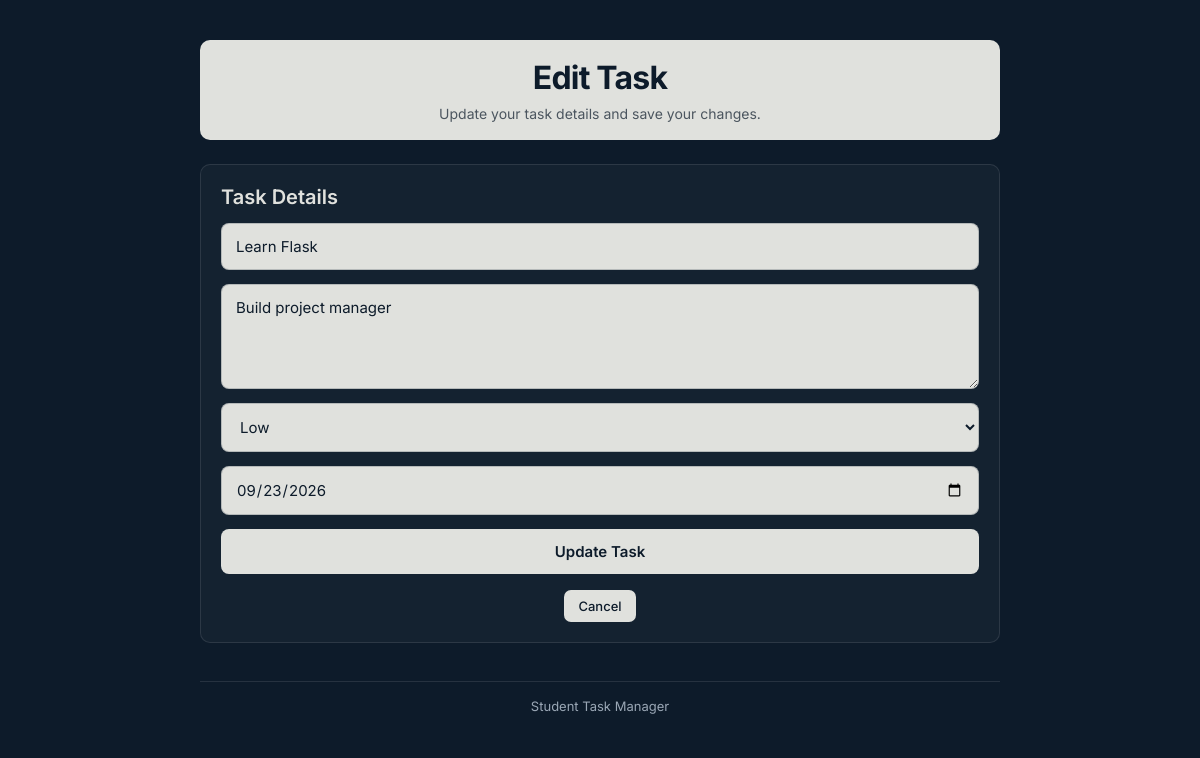
Page /edit/2 on the committed database.
### tables this page shows
CREATE TABLE tasks (
            id INTEGER PRIMARY KEY AUTOINCREMENT,
            title TEXT NOT NULL,
            description TEXT,
            priority TEXT NOT NULL DEFAULT 'Medium',
            due_date TEXT,
            completed INTEGER NOT NULL DEFAULT 0
        );

### app.py (the view)
@app.route("/edit/<int:task_id>")
def edit_task(task_id):
    connection = get_db_connection()
    task = connection.execute(
        "SELECT * FROM tasks WHERE id = ?",
        (task_id,)
    ).fetchone()
    connection.close()
    return render_template("edit.html", task=task)

### app.py (called while the page is built)
def get_db_connection():
    connection = sqlite3.connect(DATABASE)
    connection.row_factory = sqlite3.Row
    return connection

### templates/edit.html (shortened to what this page needs)
<!DOCTYPE html>
<html lang="en">
<head>
    <link rel="stylesheet" href="{{ url_for('static', filename='css/style.css') }}">
</head>
<body>
    <main class="container">
        <header class="app-header">
            <h1>Edit Task</h1>
            <p>Update your task details and save your changes.</p>
        </header>
        <section class="add-task-section">
            <h2>Task Details</h2>
            <form action="/edit/{{ task['id'] }}" method="POST" class="task-form">
                <input
                    type="text"
                    name="title"
                    value="{{ task['title'] }}"
                    placeholder="Task title"
                    required
                >
                <textarea
                    name="description"
                    placeholder="Task description"
                >{{ task['description'] }}</textarea>
                <select name="priority">
                    <option value="Low" {% if task['priority'] == 'Low' %}selected{% endif %}>
                        Low
                    </option>
                </select>
                <input
                    type="date"
                    name="due_date"
                    value="{{ task['due_date'] }}"
                >
                <button type="submit">Update Task</button>
            </form>
            <div class="edit-back">
                <a href="/" class="task-action">Cancel</a>
            </div>
        </section>
    </main>
    <footer class="app-footer">
        <p>Student Task Manager</p>
    </footer>
</body>
</html>

### static/css/style.css (style rules this page uses)
* { box-sizing: border-box; }
body { margin: 0; padding: 40px 20px; background: #0d1b2a; color: #e0e1dd; font-family: 'Inter', sans-serif; }
.container { width: 100%; max-width: 800px; margin: 0 auto; }
.app-header { background: #e0e1dd; color: #0d1b2a; padding: 18px 24px; border-radius: 10px; margin-bottom: 24px; text-align: center; }
.app-header h1 { margin: 0; font-size: 32px; font-weight: 700; letter-spacing: -0.025em; }
.app-header p { margin: 8px 0 0; color: #0d1b2a; font-size: 14px; font-weight: 400; opacity: 0.7; }
h2 { margin: 0 0 14px; font-size: 20px; font-weight: 600; color: #e0e1dd; }
.add-task-section { padding: 20px; background: rgba(255, 255, 255, 0.03); border: 1px solid rgba(255, 255, 255, 0.1); border-radius: 10px; margin-bottom: 38px; }
.task-form { display: flex; flex-direction: column; gap: 14px; }
.task-form input, .task-form textarea, .task-form select { width: 100%; padding: 13px 14px; border: 1px solid rgba(13, 27, 42, 0.2); border-radius: 8px; background: #e0e1dd; color: #0d1b2a; font-family: 'Inter', sans-serif; font-size: 15px; outline: none; transition: 0.2s ease; }
.task-form textarea { min-height: 105px; resize: vertical; }
.task-form button { width: 100%; padding: 13px 16px; border: none; border-radius: 8px; background: #e0e1dd; color: #0d1b2a; font-family: 'Inter', sans-serif; font-size: 15px; font-weight: 600; cursor: pointer; transition: 0.2s ease; }
.task-action { display: inline-block; padding: 8px 14px; border-radius: 7px; background: #e0e1dd; color: #0d1b2a; text-decoration: none; font-size: 13px; font-weight: 500; transition: opacity 0.2s ease, transform 0.2s ease, box-shadow 0.2s ease; }
.app-footer { width: 100%; max-width: 800px; margin: 32px auto 0; padding: 16px; text-align: center; border-top: 1px solid rgba(255, 255, 255, 0.1); }
.app-footer p { margin: 0; color: #9aa7b5; font-size: 13px; }
.edit-back { margin-top: 16px; text-align: center; }
.edit-back .task-action { display: inline-block; }

### rows in the picture
tasks: title "Learn Flask", description "Build project manager", priority "Low", due_date "09/23/2026"
